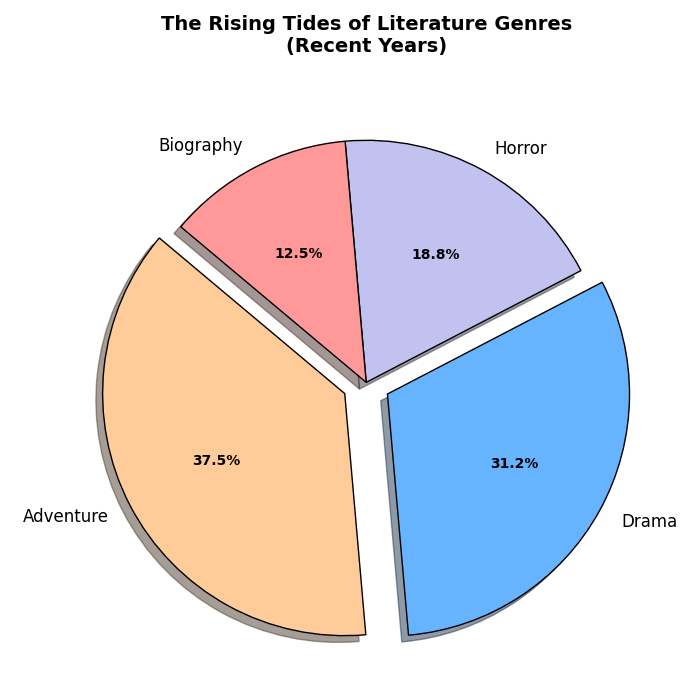

Write Python code to recreate this figure.
import matplotlib.pyplot as plt

genres = ['Adventure', 'Drama', 'Horror', 'Biography']
popularity = [30, 25, 15, 10]
# Manually shuffled colors
colors = ['#ffcc99', '#66b3ff', '#c2c2f0', '#ff9999']
explode = (0.1, 0.1, 0, 0)

fig, ax = plt.subplots(figsize=(7, 7))
wedges, texts, autotexts = ax.pie(popularity, labels=genres, colors=colors, autopct='%1.1f%%', startangle=140,
                                  explode=explode, wedgeprops={'edgecolor': 'black'}, textprops={'fontsize': 12}, shadow=True)

ax.set_title("The Rising Tides of Literature Genres\n(Recent Years)", fontsize=14, fontweight='bold', pad=20)

for autotext in autotexts:
    autotext.set_color('black')
    autotext.set_fontsize(10)
    autotext.set_weight('bold')

plt.tight_layout()
plt.show()
